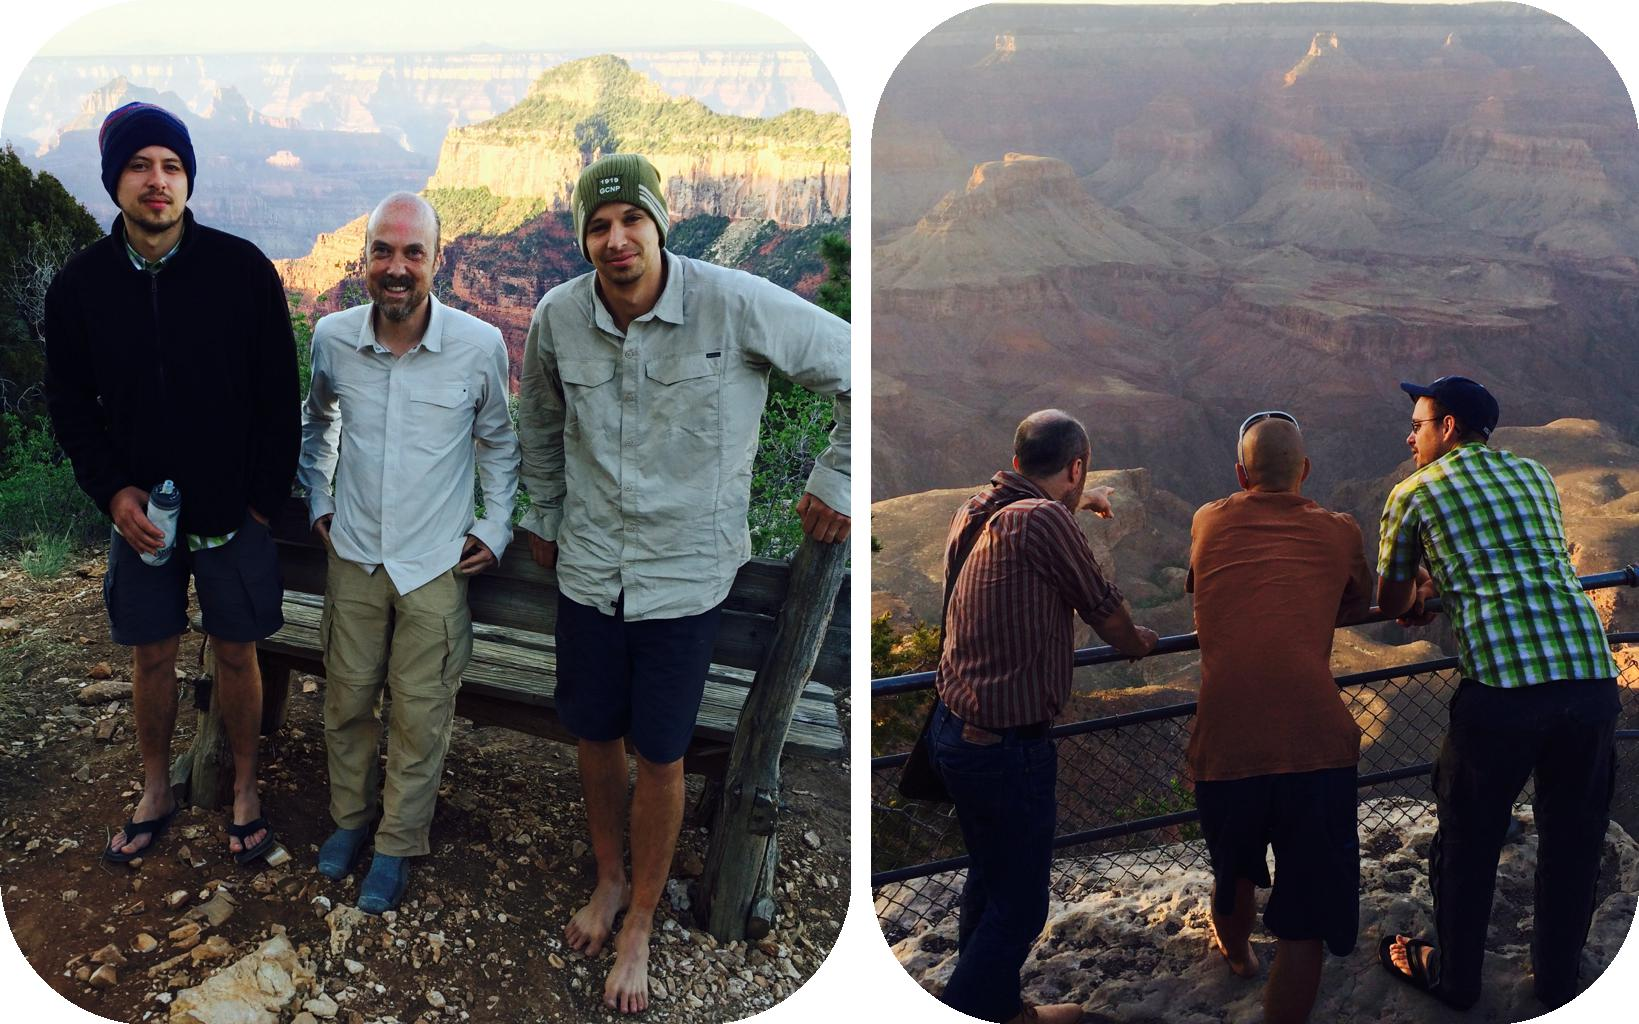

Write Python code to recreate this figure.
from PIL import Image
from PIL.ImageDraw import Draw

h = 1024
margin = 20
images = []
for i in range(1, 3):
    im = Image.open(f'/home/brandon/Downloads/hikers{i}.jpeg')
    w = im.width * h // im.height
    im = im.resize((w, h))
    white = Image.new(im.mode, im.size, 'white')
    mask = Image.new('L', im.size, 0)
    draw = Draw(mask)
    draw.rounded_rectangle((0, 0, w, h), fill='white', width=0, radius=150)
    out = Image.composite(im, white, mask)
    images.append(out)
w = sum(im.width for im in images) + margin
out = Image.new(im.mode, (w, h), 'white')
out.paste(images[0], (0, 0))
out.paste(images[1], (images[0].width + margin, 0))
out.save('hikers.jpg')
